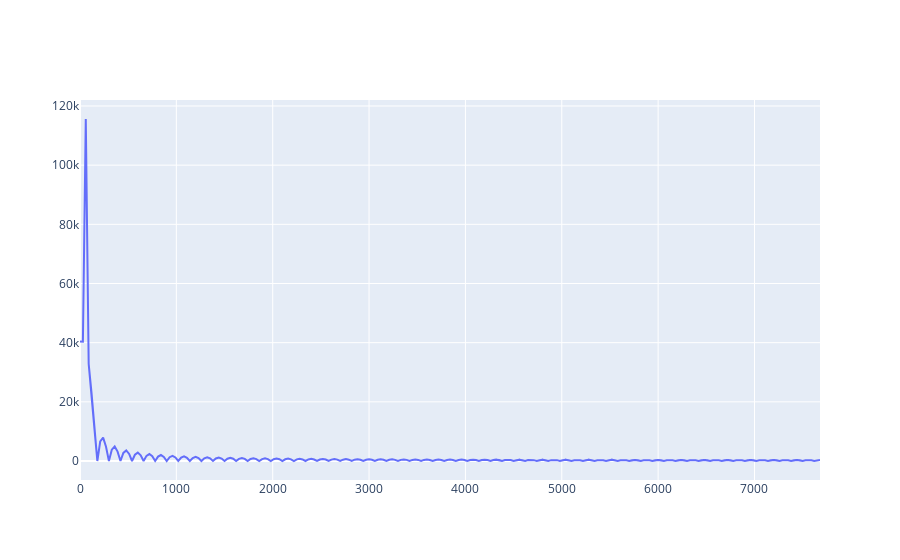

Notebook cell for this chart:
### Code cell
yf = fft(new_data)
xf = fftfreq(new_data.shape[0], 1 / 15360)

fig = go.Figure(data=go.Scatter(x=np.abs(xf), y=np.abs(yf)))
fig.show()

### Figure 1 — Plotly figure (JSON) as saved in the notebook; plotly's stock layout.template omitted (floating-point values rounded to 4 significant figures; data arrays with more than 128 entries replaced by an {"elided": "..."} marker saying what was removed)
{"data": [{"type": "scatter", "x": {"elided": "512 int values"}, "y": {"elided": "512 float values"}}], "layout": {}}
